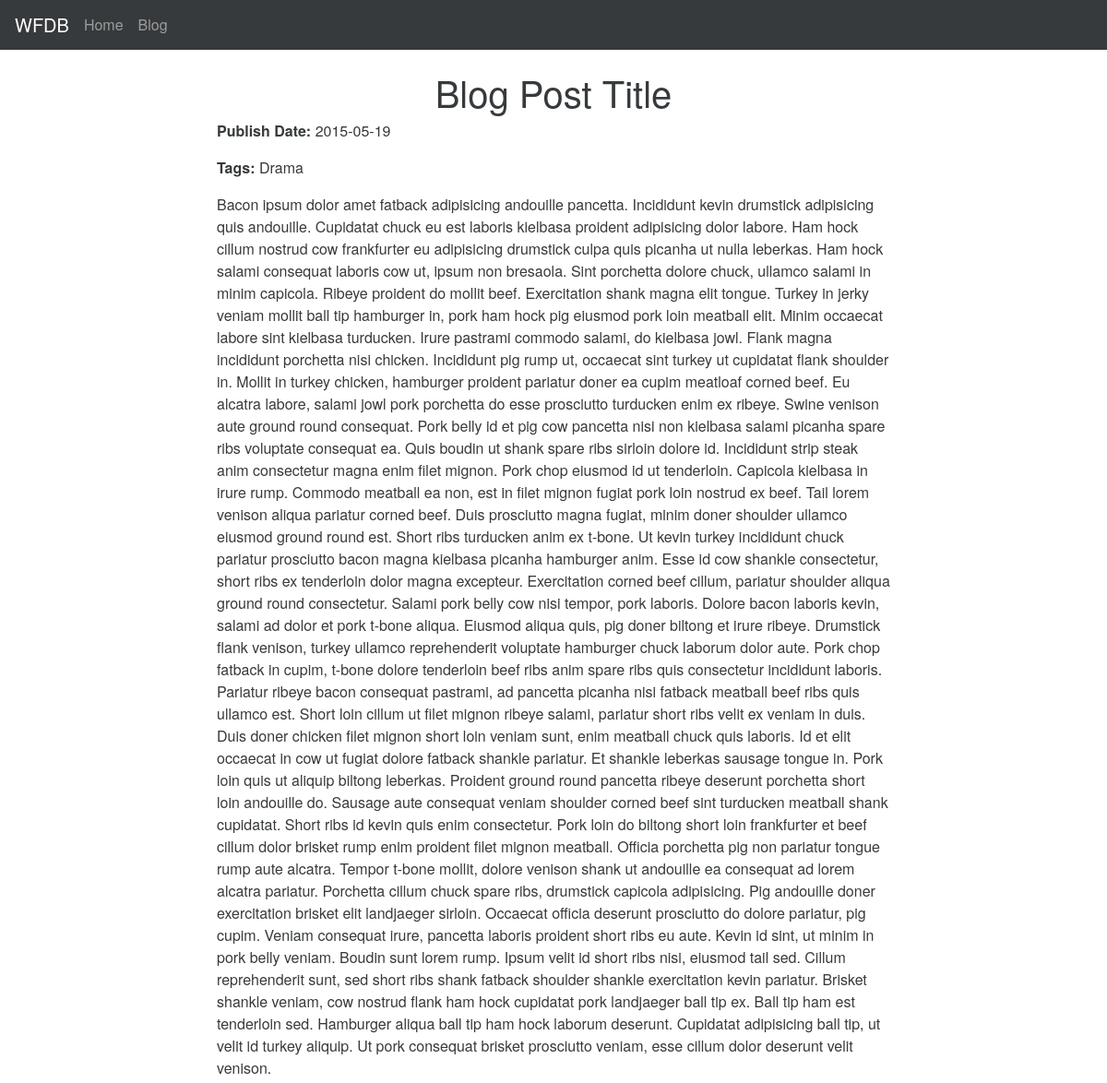
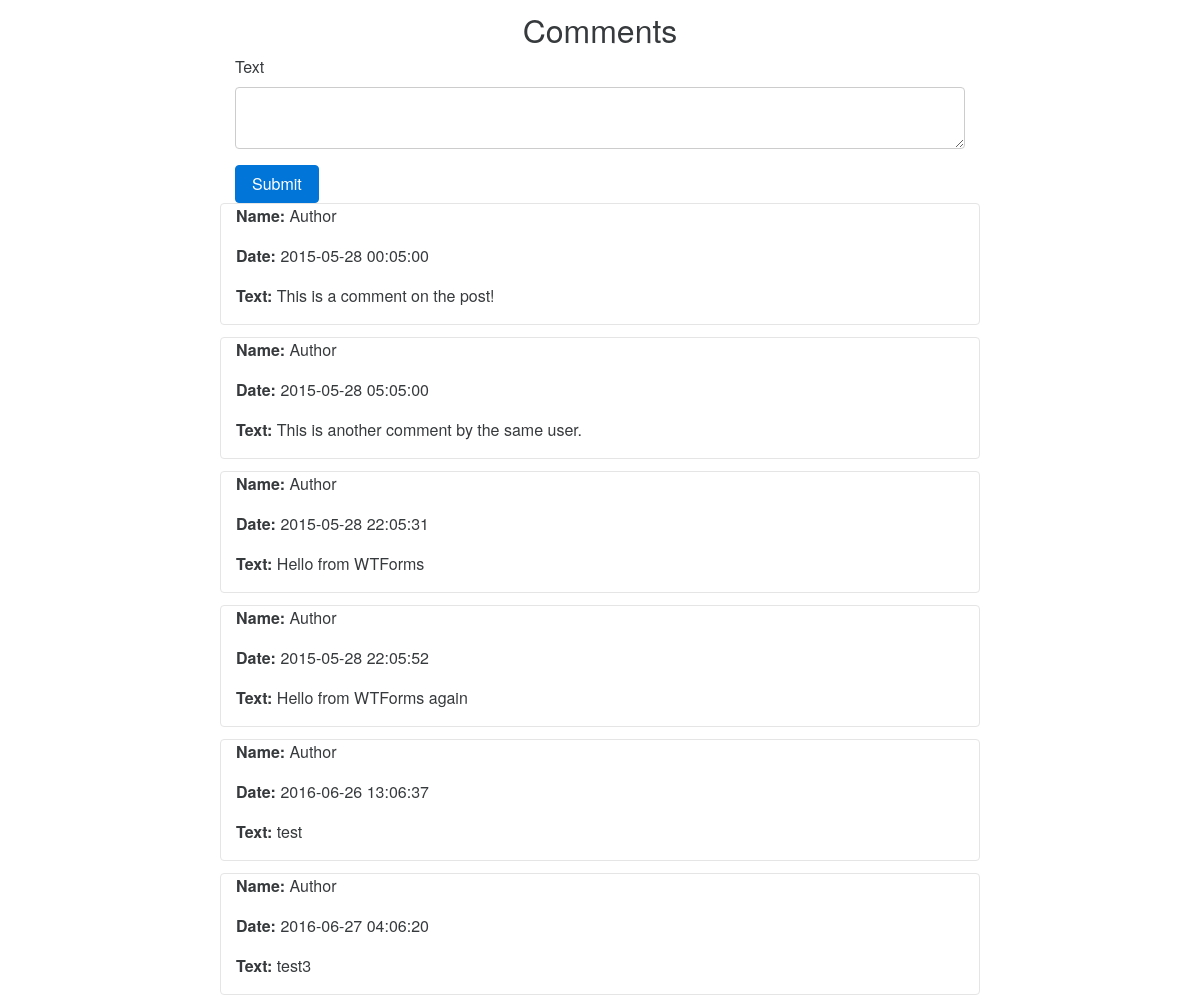
The app's page /blog/4 with its own data (2 pictures, top to bottom).
### wfdb/models.py (models this page shows, shortened)
class Post(db.Model):
    id = db.Column(db.Integer(), primary_key=True)
    title = db.Column(db.String())
    text = db.Column(db.Text())
    publish_date = db.Column(db.DateTime())
    user_id = db.Column(db.Integer(), db.ForeignKey('user.id'))
    comments = db.relationship(
        'Comment',
        backref='post',
        lazy='dynamic'
    )
    tags = db.relationship(
        'Tag',
        secondary=tags,
        backref=db.backref('posts', lazy='dynamic'),
        lazy='dynamic'
    )

class Tag(db.Model):
    id = db.Column(db.Integer(), primary_key=True)
    title = db.Column(db.String())

class Comment(db.Model):
    id = db.Column(db.Integer(), primary_key=True)
    text = db.Column(db.Text())
    date = db.Column(db.DateTime())
    post_id = db.Column(db.Integer(), db.ForeignKey('post.id'))
    user_id = db.Column(db.Integer(), db.ForeignKey('user.id'))

class User(db.Model):
    id = db.Column(db.Integer(), primary_key=True)
    username = db.Column(db.String(), unique=True)
    password = db.Column(db.String())
    posts = db.relationship('Post', backref='user', lazy='dynamic')
    comments = db.relationship('Comment', backref='user', lazy='dynamic')

### wfdb/controllers/blog.py (the view, shortened to what this page needs)
@blog_blueprint.route("/<int:post_id>", methods=["GET", "POST"])
def post(post_id):
    post = Post.query.get_or_404(post_id)
    form = CommentForm()
    return render_template("post.html", post=post, form=form)

### wfdb/forms.py
class CommentForm(Form):
    text = TextAreaField(u'Text', validators=[
        validators.required(),
        validators.Length(max=2000)
    ])

### wfdb/templates/blog/post.html (shortened to what this page needs)
{% extends "base.html" %}
{% block body %}
    <div class="row">
        <h1 class="text-xs-center">Blog Post Title</h1>
    </div>
    <div class="row">
        <div class="col-md-8 col-md-offset-2">
            <p><strong>Publish Date:</strong> {{ format_date(post.publish_date) }}</p>
            <p><strong>Tags:</strong> {% for tag in post.tags %}{{ tag.title }} {% endfor %}</p>
            <p>{{ post.text | safe }}</p>
        </div>
        <div class="col-md-2"></div>
    </div>
    <div class="row">
        <h2 class="text-xs-center">Comments</h2>
        <div class="col-md-8 col-md-offset-2">
            <form action="{{ url_for('blog.post', post_id=post.id) }}" method="post" class="form">
                <div class="form-group">
                    {{ form.text.label }}
                    {{ form.text(class_="form-control") }}
                </div>
                <button type="submit" class="btn btn-primary">Submit</button>
            </form>
        </div>
    </div>
    {% for comment in post.comments %}
        <div class="row">
            <div class="col-md-8 col-md-offset-2 card">
                <p><strong>Name: </strong>{{ comment.user.username }}</p>
                <p><strong>Date: </strong>{{ comment.date.strftime('%Y-%m-%d %H:%m:%S') }}</p>
                <p><strong>Text: </strong>{{ comment.text }}</p>
            </div>
        </div>
    {% endfor %}
{% endblock %}

### wfdb/templates/base.html (shortened to what this page needs)
{% macro format_date(dt) %}
  {{ dt.strftime('%Y-%m-%d') }}
{% endmacro %}
<!DOCTYPE html>
<html>
    <head>
        <link rel="stylesheet" href="{{ url_for('static', filename='css/bootstrap.min.css') }}"></script>
    </head>
    <body>
        <nav class="navbar navbar-full navbar-dark bg-inverse">
          <a class="navbar-brand" href="#">WFDB</a>
          <ul class="nav navbar-nav">
            <li class="nav-item"><a class="nav-link" href="{{ url_for('main.home') }}">Home</a></li>
            <li class="nav-item"><a class="nav-link" href="{{ url_for('blog.blog') }}">Blog</a></li>
          </ul>
        </nav>
        <br>
        <div class="container">
            {% block body %}
            {% endblock %}
        </div>
    </body>
</html>

### records on screen
Post: strftime "2015-05-19", text "Bacon ipsum dolor amet fatback adipisicing andouille pancetta. Incididunt kevin drumstick adipisicing quis andouille. Cupidatat chuck eu est laboris kielbasa proident adipisicing dolor labore. Ham hock cillum nostrud cow frankfurter eu adipisicing drumstick culpa quis picanha ut nulla leberkas. Ham hock salami consequat laboris cow ut, ipsum non bresaola. Sint porchetta dolore chuck, ullamco salami in minim capicola. Ribeye proident do mollit beef. Exercitation shank magna elit tongue. Turkey in jerky veniam mollit ball tip hamburger in, pork ham hock pig eiusmod pork loin meatball elit. Minim occaecat labore sint kielbasa turducken. Irure pastrami commodo salami, do kielbasa jowl. Flank…"
Tag: title "Drama"
Comment: user.username "Author", date "2015-05-28 00:05:00", text "This is a comment on the post!"
Comment: user.username "Author", date "2015-05-28 05:05:00", text "This is another comment by the same user."
Comment: user.username "Author", date "2015-05-28 22:05:31", text "Hello from WTForms"
Comment: user.username "Author", date "2015-05-28 22:05:52", text "Hello from WTForms again"
Comment: user.username "Author", date "2016-06-26 13:06:37", text "test"
Comment: user.username "Author", date "2016-06-27 04:06:20", text "test3"
